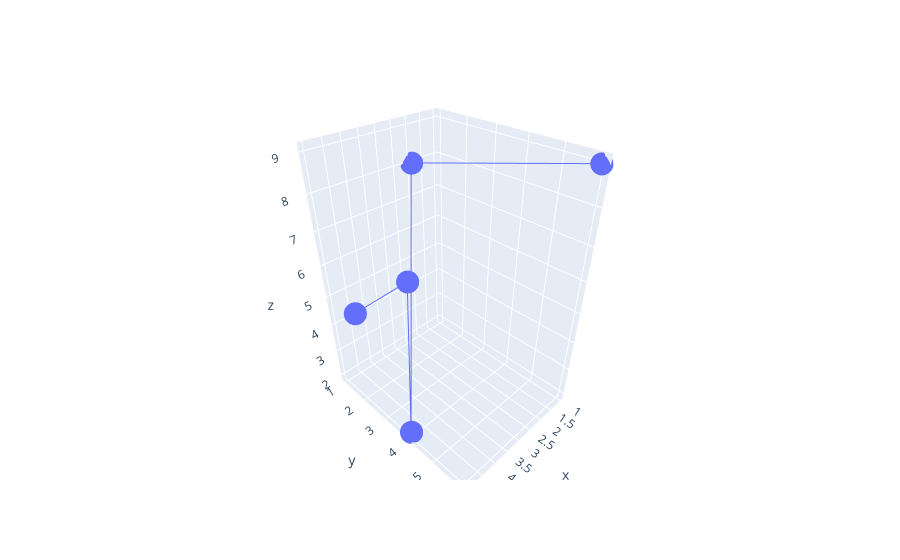

The notebook cell this image was saved under:
### Code cell
fig=go.Figure()
fig.add_trace(go.Scatter3d(x=[1,2,5,4,5],y=[6,1,4,3,2],z=[9,8,2,6,5]))

### Figure 1 — Plotly figure (JSON) as saved in the notebook; plotly's stock layout.template omitted (floating-point values rounded to 4 significant figures)
{"data": [{"type": "scatter3d", "x": [1, 2, 5, 4, 5], "y": [6, 1, 4, 3, 2], "z": [9, 8, 2, 6, 5]}], "layout": {}}
